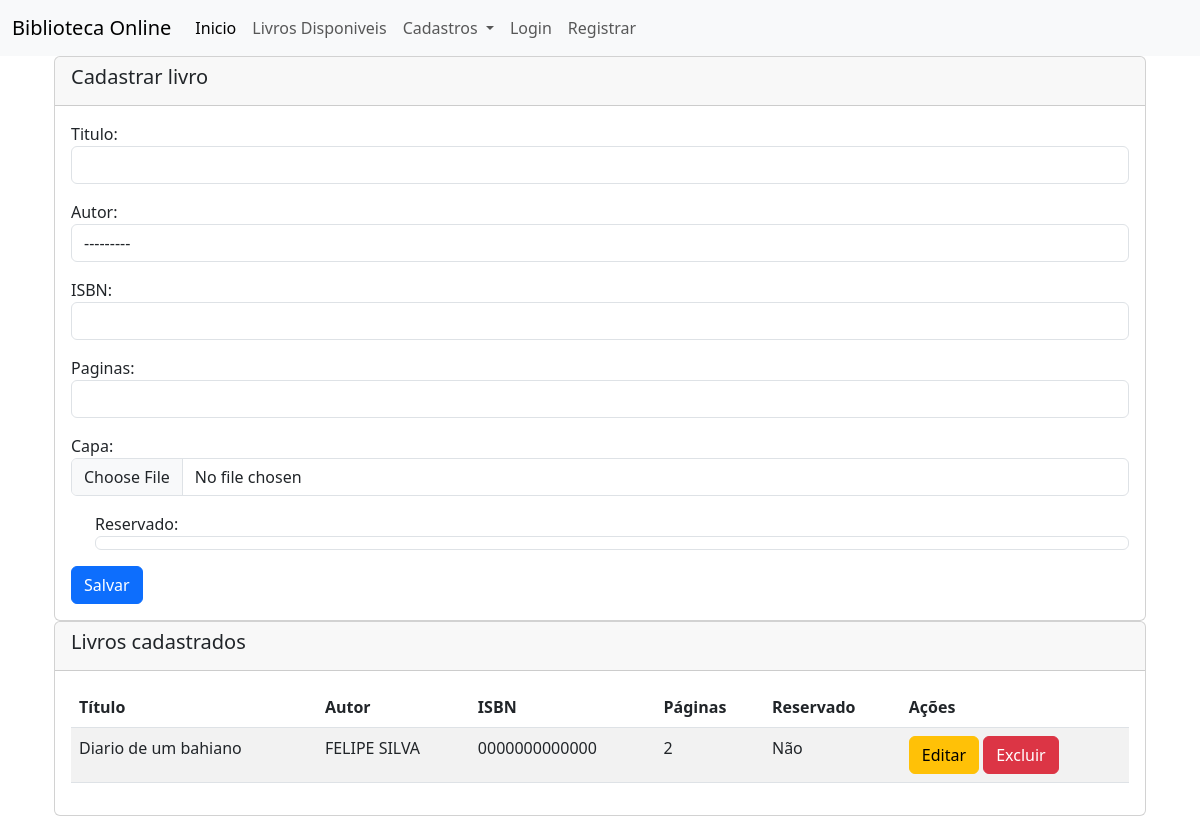
The app's page /livronovo, older data.
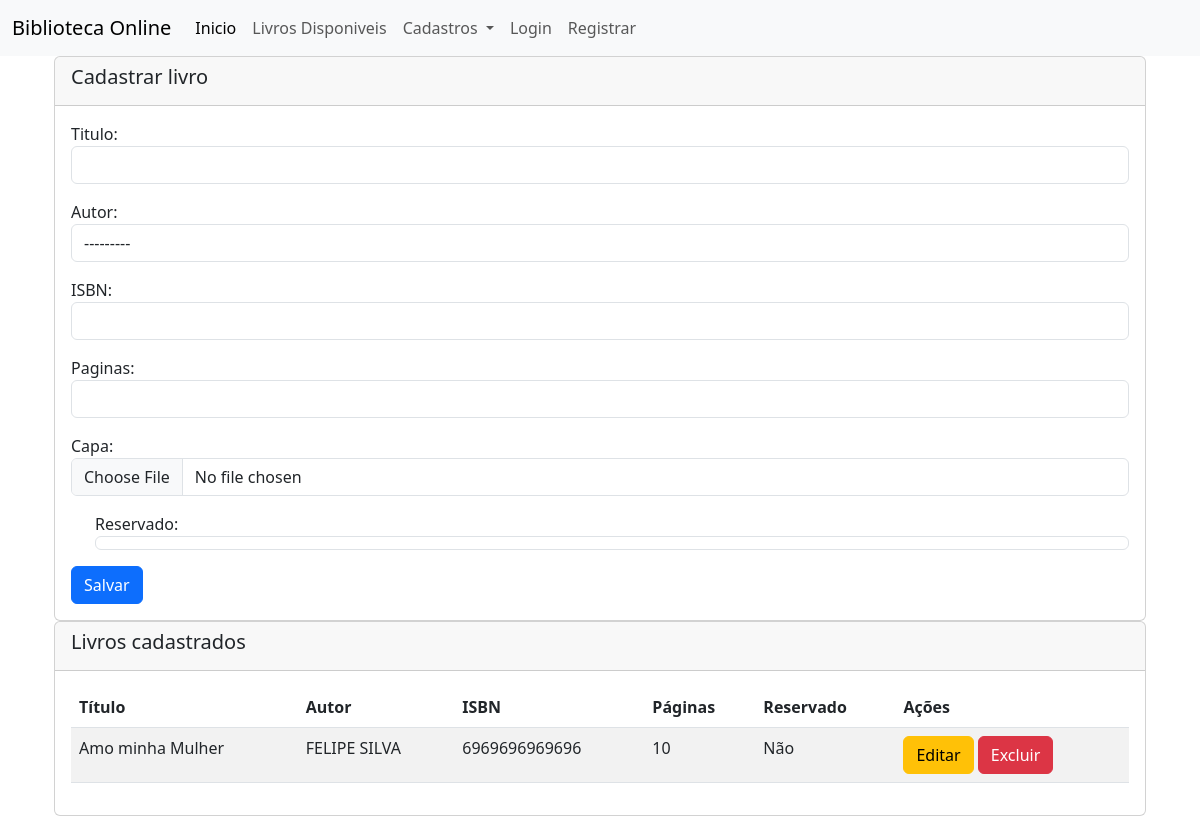
The same page, newer data.
### Biblioteca/models.py (models this page shows, shortened)
class Livro(models.Model):
    titulo = models.CharField(max_length=200)
    autor = models.ForeignKey(Autor, on_delete=models.CASCADE)
    isbn = models.CharField(max_length=13)
    paginas = models.IntegerField()
    reservado = models.BooleanField(default=False)

class Autor(models.Model):
    nome = models.CharField(max_length=100)
    sobrenome = models.CharField(max_length=100)
    email = models.EmailField()
    def __str__(self):
        return self.nome

### Biblioteca/views.py (the view)
# urls.py: path('livronovo', views.novo_livro, name='novo_livro'),
def novo_livro(request, id=None):
    livro = get_object_or_404(Livro, pk=id) if id else None
    capa = LivroCapa.objects.filter(livro=livro).first() if livro else None
    if request.method == 'POST':
        form = LivroForm(instance=livro, data=request.POST)
        capa_form = LivroCapaForm(instance=capa, data=request.POST, files=request.FILES)
        if form.is_valid() and capa_form.is_valid():
            livro = form.save()  # Salva o livro
            capa = capa_form.save(commit=False)  # Salva parcialmente a capa
            capa.livro = livro  # Vincula a capa ao livro
            capa.save()  # Agora salva a capa
            messages.success(request, 'Livro e capa salvos com sucesso.')
            return redirect('livros')
        else:
            messages.error(request, 'Erro ao salvar o livro e a capa.')
    else:
        form = LivroForm(instance=livro)
        capa_form = LivroCapaForm(instance=capa)
    context = {
        'form': form,
        'capa_form': capa_form,
        'livro': livro,
        'livros': Livro.objects.all(),
    }
    return render(request, 'form_livros.html', context)

### Biblioteca/forms.py
class LivroForm(forms.ModelForm):
    class Meta:
        model = Livro
        fields = ['titulo',
                  'autor',
                  'isbn',
                  'paginas',
                  'reservado']
        labels = {'titulo': 'Titulo',
                  'autor': 'Autor',
                  'isbn': 'ISBN',
                  'paginas': 'Paginas',
                  'reservado': 'Reservado'}
        widgets= {'titulo': forms.TextInput(attrs={'class': 'form-control'}),
                  'autor': forms.Select(attrs={'class': 'form-control'}),
                  'isbn': forms.TextInput(attrs={'class': 'form-control'}),
                  'paginas': forms.NumberInput(attrs={'class': 'form-control'}),
                  'reservado': forms.CheckboxInput(attrs={'class': 'form-control'})}

class LivroCapaForm(forms.ModelForm):
    class Meta:
        model = LivroCapa
        fields = ['capa']
        labels = {'capa': 'Capa'}
        widgets= {'capa': forms.FileInput(attrs={'class': 'form-control'})}

### Biblioteca/templates/form_livros.html (shortened to what this page needs)
{% extends "base.html" %}
{% block content %}
<div class="container-sm">
    <div class="card">
        <div class="card-header">
            <h5 class="card-title">Cadastrar livro</h5>
        </div>
        <div class="card-body">
            <form method="POST" enctype="multipart/form-data" action="{%if livro %}{%url 'editar_livro' livro.id %}{% else %}{% url "novo_livro" %}{% endif %}">
                <div class="mb-3">
                    {{ form.titulo.label_tag }}
                    {{ form.titulo }}
                </div>
                <div class="mb-3">
                    {{ form.autor.label_tag }}
                    {{ form.autor }}
                </div>
                <div class="mb-3">
                    {{ form.isbn.label_tag }}
                    {{ form.isbn }}
                </div>
                <div class="mb-3">
                    {{ form.paginas.label_tag }}
                    {{ form.paginas }}
                </div>
                <div class="mb-3">
                    {{ capa_form.capa.label_tag }}
                    {{ capa_form.capa }}
                </div>
                <div class="mb-3 form-check">
                    {{ form.reservado.label_tag }}
                    {{ form.reservado }}
                </div>
                <button type="submit" class="btn btn-primary">Salvar</button>
            </form>
        </div>
    </div>
    <div class="card">
        <div class="card-header">
            <h5 class="card-title">Livros cadastrados</h5>
        </div>
        <div class="card-body">
            <table class="table table-striped">
                <thead>
                    <tr>
                        <th>Título</th>
                        <th>Autor</th>
                        <th>ISBN</th>
                        <th>Páginas</th>
                        <th>Reservado</th>
                        <th>Ações</th>
                    </tr>
                </thead>
                <tbody>
                    {% for livro in livros %}
                    <tr>
                        <td>{{ livro.titulo }}</td>
                        <td>{{ livro.autor.nome }} {{ livro.autor.sobrenome }}</td>
                        <td>{{ livro.isbn }}</td>
                        <td>{{ livro.paginas }}</td>
                        <td>{% if livro.reservado %} Sim {% else %} Não {% endif %}</td>
                        <td>
                            <a href="{% url 'editar_livro' livro.id %}" class="btn btn-warning">Editar</a>
                            <form method="POST" action="{% url 'delete_livro' livro.id %}" style="display:inline;">
                                <button type="submit" class="btn btn-danger">Excluir</button>
                            </form>
                        </td>
                    </tr>
                    {% endfor %}
                </tbody>
            </table>
        </div>
    </div>
</div>
{% endblock %}

### templates/base.html (shortened to what this page needs)
<!DOCTYPE html>
<html lang="en">
<head>
    <link href="https://cdn.jsdelivr.net/npm/bootstrap@5.3.0/dist/css/bootstrap.min.css" rel="stylesheet">
    <link href="https://cdn.jsdelivr.net/npm/bootstrap-icons@1.11.3/font/bootstrap-icons.css" rel="stylesheet">
</head>
<body>
    {% include 'navbar.html' %}
    <div class="container">
        {% block content %}
        {% endblock %}
    </div>
</body>
</html>

### templates/navbar.html (shortened to what this page needs)
<nav class="navbar navbar-expand-lg navbar-light bg-light">
  <div class="container-fluid">
    <a class="navbar-brand" href="#">Biblioteca Online</a>
    <div class="collapse navbar-collapse" id="navbarNavDropdown">
      <ul class="navbar-nav">
        <li class="nav-item">
          <a class="nav-link active" aria-current="page" href="/">Inicio</a>
        </li>
        <li class="nav-item">
          <a class="nav-link" href="/mostrar_livros">Livros Disponiveis</a>
        </li>
        <li class="nav-item dropdown">
          <a class="nav-link dropdown-toggle" href="#" id="navbarDropdownMenuLink" role="button" data-bs-toggle="dropdown" aria-expanded="false">
            Cadastros
          </a>
          <li class="navbar-nav">
        {% if user.is_authenticated %}
            <a class="nav-link" href="{% url 'logout' %}">Logout</a>
        {% else %}
            <a class="nav-link" href="{% url 'login' %}">Login</a>
          </li>
          <li class="nav-item">
            <a class="nav-link" href="{% url 'registrar' %}">Registrar</a>
        {% endif %}
        </li>
      </ul>
    </div>
  </div>
</nav>

Row changes from the older to the newer data that the page shows:
changed Livro "FELIPE": titulo "Diario de um bahiano" → "Amo minha Mulher"; isbn "0000000000000" → "6969696969696"; paginas "2" → "10"
